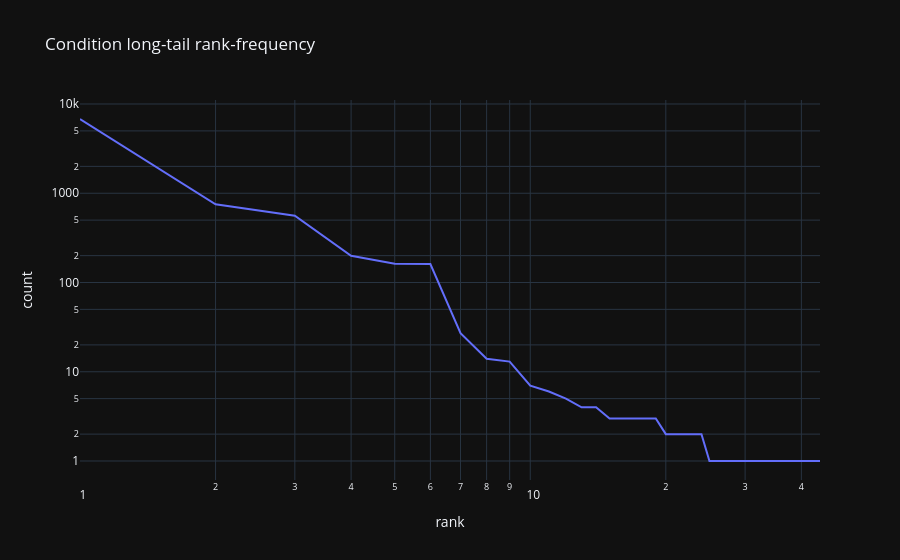

The notebook cell saved with this chart:
### Markdown cell above
## 10. 📊 noisy condition detection (long tail)

### Code cell
counts = d['condition_main'].value_counts()
rank_tbl = counts.reset_index()
rank_tbl.columns = ['condition', 'count']
rank_tbl['rank'] = np.arange(1, len(rank_tbl) + 1)
fig = px.line(rank_tbl, x='rank', y='count', log_x=True, log_y=True, title='Condition long-tail rank-frequency')
fig.show()

### Figure 1 — Plotly figure (JSON) as saved in the notebook; plotly's stock layout.template omitted (floating-point values rounded to 4 significant figures)
{"data": [{"hovertemplate": "rank=%{x}<br>count=%{y}<extra></extra>", "legendgroup": "", "line": {"color": "#636efa", "dash": "solid"}, "marker": {"symbol": "circle"}, "mode": "lines", "name": "", "orientation": "v", "showlegend": false, "x": [1, 2, 3, 4, 5, 6, 7, 8, 9, 10, 11, 12, 13, 14, 15, 16, 17, 18, 19, 20, 21, 22, 23, 24, 25, 26, 27, 28, 29, 30, 31, 32, 33, 34, 35, 36, 37, 38, 39, 40, 41, 42, 43, 44], "xaxis": "x", "y": [6793, 752, 560, 199, 162, 161, 27, 14, 13, 7, 6, 5, 4, 4, 3, 3, 3, 3, 3, 2, 2, 2, 2, 2, 1, 1, 1, 1, 1, 1, 1, 1, 1, 1, 1, 1, 1, 1, 1, 1, 1, 1, 1, 1], "yaxis": "y", "type": "scatter"}], "layout": {"xaxis": {"anchor": "y", "domain": [0.0, 1.0], "title": {"text": "rank"}, "type": "log"}, "yaxis": {"anchor": "x", "domain": [0.0, 1.0], "title": {"text": "count"}, "type": "log"}, "legend": {"tracegroupgap": 0}, "title": {"text": "Condition long-tail rank-frequency"}}}
